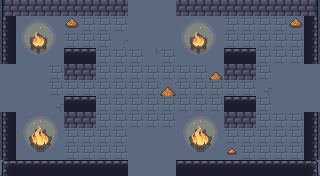

Below is a game level as drawn by its tile map, then a one-line description and the .tmx file that defines it, in full:
An orthogonal 20x11 tile map with 16x16 px tiles, 6 tile layers (ground, dressing, decor, walls, ...), 5 tilesets and 10 objects (5x ENTRY, 4x PROP, EXIT).

<map version="1.10" tiledversion="1.10.2" orientation="orthogonal" renderorder="right-down" width="20" height="11" tilewidth="16" tileheight="16" infinite="0" nextlayerid="8" nextobjectid="11">
 <tileset firstgid="1" name="wall" tilewidth="16" tileheight="16" tilecount="493" columns="17">
  <image source="../../../gfx/tiles/cove/walls_floor.png" width="272" height="464" />
 </tileset>
 <tileset firstgid="494" name="cracks" tilewidth="16" tileheight="16" tilecount="120" columns="8">
  <image source="../../../gfx/tiles/cove/cracks_floor.png" width="128" height="240" />
 </tileset>
 <tileset firstgid="614" name="wallcracks" tilewidth="16" tileheight="16" tilecount="256" columns="8">
  <image source="../../../gfx/tiles/cove/cracks_walls.png" width="128" height="512" />
 </tileset>
 <tileset firstgid="870" name="objects" tilewidth="16" tileheight="16" tilecount="216" columns="24">
  <image source="../../../gfx/tiles/cove/objects.png" width="384" height="144" />
 </tileset>
 <tileset firstgid="1086" name="fire" tilewidth="16" tileheight="16" tilecount="198" columns="11">
  <image source="../../../gfx/tiles/cove/fire.png" width="176" height="288" />
  <tile id="0">
   <animation>
    <frame tileid="0" duration="150" />
    <frame tileid="33" duration="150" />
    <frame tileid="66" duration="150" />
    <frame tileid="99" duration="150" />
    <frame tileid="132" duration="150" />
    <frame tileid="165" duration="150" />
   </animation>
  </tile>
  <tile id="1">
   <animation>
    <frame tileid="1" duration="150" />
    <frame tileid="34" duration="150" />
    <frame tileid="67" duration="150" />
    <frame tileid="100" duration="150" />
    <frame tileid="133" duration="150" />
    <frame tileid="166" duration="150" />
   </animation>
  </tile>
  <tile id="2">
   <animation>
    <frame tileid="2" duration="150" />
    <frame tileid="35" duration="150" />
    <frame tileid="68" duration="150" />
    <frame tileid="101" duration="150" />
    <frame tileid="134" duration="150" />
    <frame tileid="167" duration="150" />
   </animation>
  </tile>
  <tile id="3">
   <animation>
    <frame tileid="3" duration="150" />
    <frame tileid="36" duration="150" />
    <frame tileid="69" duration="150" />
    <frame tileid="102" duration="150" />
    <frame tileid="135" duration="150" />
    <frame tileid="168" duration="150" />
   </animation>
  </tile>
  <tile id="4">
   <animation>
    <frame tileid="4" duration="150" />
    <frame tileid="37" duration="150" />
    <frame tileid="70" duration="150" />
    <frame tileid="103" duration="150" />
    <frame tileid="136" duration="150" />
    <frame tileid="169" duration="150" />
   </animation>
  </tile>
  <tile id="5">
   <animation>
    <frame tileid="5" duration="150" />
    <frame tileid="38" duration="150" />
    <frame tileid="71" duration="150" />
    <frame tileid="104" duration="150" />
    <frame tileid="137" duration="150" />
    <frame tileid="170" duration="150" />
   </animation>
  </tile>
  <tile id="6">
   <animation>
    <frame tileid="6" duration="150" />
    <frame tileid="39" duration="150" />
    <frame tileid="72" duration="150" />
    <frame tileid="105" duration="150" />
    <frame tileid="138" duration="150" />
    <frame tileid="171" duration="150" />
   </animation>
  </tile>
  <tile id="7">
   <animation>
    <frame tileid="7" duration="150" />
    <frame tileid="40" duration="150" />
    <frame tileid="73" duration="150" />
    <frame tileid="106" duration="150" />
    <frame tileid="139" duration="150" />
    <frame tileid="172" duration="150" />
   </animation>
  </tile>
  <tile id="8">
   <animation>
    <frame tileid="8" duration="150" />
    <frame tileid="41" duration="150" />
    <frame tileid="74" duration="150" />
    <frame tileid="107" duration="150" />
    <frame tileid="140" duration="150" />
    <frame tileid="173" duration="150" />
   </animation>
  </tile>
  <tile id="9">
   <animation>
    <frame tileid="9" duration="150" />
    <frame tileid="42" duration="150" />
    <frame tileid="75" duration="150" />
    <frame tileid="108" duration="150" />
    <frame tileid="141" duration="150" />
    <frame tileid="174" duration="150" />
   </animation>
  </tile>
  <tile id="10">
   <animation>
    <frame tileid="10" duration="150" />
    <frame tileid="43" duration="150" />
    <frame tileid="76" duration="150" />
    <frame tileid="109" duration="150" />
    <frame tileid="142" duration="150" />
    <frame tileid="175" duration="150" />
   </animation>
  </tile>
  <tile id="11">
   <animation>
    <frame tileid="11" duration="150" />
    <frame tileid="44" duration="150" />
    <frame tileid="77" duration="150" />
    <frame tileid="110" duration="150" />
    <frame tileid="143" duration="150" />
    <frame tileid="176" duration="150" />
   </animation>
  </tile>
  <tile id="12">
   <animation>
    <frame tileid="12" duration="150" />
    <frame tileid="45" duration="150" />
    <frame tileid="78" duration="150" />
    <frame tileid="111" duration="150" />
    <frame tileid="144" duration="150" />
    <frame tileid="177" duration="150" />
   </animation>
  </tile>
  <tile id="13">
   <animation>
    <frame tileid="13" duration="150" />
    <frame tileid="46" duration="150" />
    <frame tileid="79" duration="150" />
    <frame tileid="112" duration="150" />
    <frame tileid="145" duration="150" />
    <frame tileid="178" duration="150" />
   </animation>
  </tile>
  <tile id="14">
   <animation>
    <frame tileid="14" duration="150" />
    <frame tileid="47" duration="150" />
    <frame tileid="80" duration="150" />
    <frame tileid="113" duration="150" />
    <frame tileid="146" duration="150" />
    <frame tileid="179" duration="150" />
   </animation>
  </tile>
  <tile id="15">
   <animation>
    <frame tileid="15" duration="150" />
    <frame tileid="48" duration="150" />
    <frame tileid="81" duration="150" />
    <frame tileid="114" duration="150" />
    <frame tileid="147" duration="150" />
    <frame tileid="180" duration="150" />
   </animation>
  </tile>
  <tile id="16">
   <animation>
    <frame tileid="16" duration="150" />
    <frame tileid="49" duration="150" />
    <frame tileid="82" duration="150" />
    <frame tileid="115" duration="150" />
    <frame tileid="148" duration="150" />
    <frame tileid="181" duration="150" />
   </animation>
  </tile>
  <tile id="17">
   <animation>
    <frame tileid="17" duration="150" />
    <frame tileid="50" duration="150" />
    <frame tileid="83" duration="150" />
    <frame tileid="116" duration="150" />
    <frame tileid="149" duration="150" />
    <frame tileid="182" duration="150" />
   </animation>
  </tile>
  <tile id="18">
   <animation>
    <frame tileid="18" duration="150" />
    <frame tileid="51" duration="150" />
    <frame tileid="84" duration="150" />
    <frame tileid="117" duration="150" />
    <frame tileid="150" duration="150" />
    <frame tileid="183" duration="150" />
   </animation>
  </tile>
  <tile id="19">
   <animation>
    <frame tileid="19" duration="150" />
    <frame tileid="52" duration="150" />
    <frame tileid="85" duration="150" />
    <frame tileid="118" duration="150" />
    <frame tileid="151" duration="150" />
    <frame tileid="184" duration="150" />
   </animation>
  </tile>
  <tile id="20">
   <animation>
    <frame tileid="20" duration="150" />
    <frame tileid="53" duration="150" />
    <frame tileid="86" duration="150" />
    <frame tileid="119" duration="150" />
    <frame tileid="152" duration="150" />
    <frame tileid="185" duration="150" />
   </animation>
  </tile>
  <tile id="21">
   <animation>
    <frame tileid="21" duration="150" />
    <frame tileid="54" duration="150" />
    <frame tileid="87" duration="150" />
    <frame tileid="120" duration="150" />
    <frame tileid="153" duration="150" />
    <frame tileid="186" duration="150" />
   </animation>
  </tile>
  <tile id="22">
   <animation>
    <frame tileid="22" duration="150" />
    <frame tileid="55" duration="150" />
    <frame tileid="88" duration="150" />
    <frame tileid="121" duration="150" />
    <frame tileid="154" duration="150" />
    <frame tileid="187" duration="150" />
   </animation>
  </tile>
  <tile id="23">
   <animation>
    <frame tileid="23" duration="150" />
    <frame tileid="56" duration="150" />
    <frame tileid="89" duration="150" />
    <frame tileid="122" duration="150" />
    <frame tileid="155" duration="150" />
    <frame tileid="188" duration="150" />
   </animation>
  </tile>
  <tile id="24">
   <animation>
    <frame tileid="24" duration="150" />
    <frame tileid="57" duration="150" />
    <frame tileid="90" duration="150" />
    <frame tileid="123" duration="150" />
    <frame tileid="156" duration="150" />
    <frame tileid="189" duration="150" />
   </animation>
  </tile>
  <tile id="25">
   <animation>
    <frame tileid="25" duration="150" />
    <frame tileid="58" duration="150" />
    <frame tileid="91" duration="150" />
    <frame tileid="124" duration="150" />
    <frame tileid="157" duration="150" />
    <frame tileid="190" duration="150" />
   </animation>
  </tile>
  <tile id="26">
   <animation>
    <frame tileid="26" duration="150" />
    <frame tileid="59" duration="150" />
    <frame tileid="92" duration="150" />
    <frame tileid="125" duration="150" />
    <frame tileid="158" duration="150" />
    <frame tileid="191" duration="150" />
   </animation>
  </tile>
  <tile id="27">
   <animation>
    <frame tileid="27" duration="150" />
    <frame tileid="60" duration="150" />
    <frame tileid="93" duration="150" />
    <frame tileid="126" duration="150" />
    <frame tileid="159" duration="150" />
    <frame tileid="192" duration="150" />
   </animation>
  </tile>
  <tile id="28">
   <animation>
    <frame tileid="28" duration="150" />
    <frame tileid="61" duration="150" />
    <frame tileid="94" duration="150" />
    <frame tileid="127" duration="150" />
    <frame tileid="160" duration="150" />
    <frame tileid="193" duration="150" />
   </animation>
  </tile>
  <tile id="29">
   <animation>
    <frame tileid="29" duration="150" />
    <frame tileid="62" duration="150" />
    <frame tileid="95" duration="150" />
    <frame tileid="128" duration="150" />
    <frame tileid="161" duration="150" />
    <frame tileid="194" duration="150" />
   </animation>
  </tile>
  <tile id="30">
   <animation>
    <frame tileid="30" duration="150" />
    <frame tileid="63" duration="150" />
    <frame tileid="96" duration="150" />
    <frame tileid="129" duration="150" />
    <frame tileid="162" duration="150" />
    <frame tileid="195" duration="150" />
   </animation>
  </tile>
  <tile id="31">
   <animation>
    <frame tileid="31" duration="150" />
    <frame tileid="64" duration="150" />
    <frame tileid="97" duration="150" />
    <frame tileid="130" duration="150" />
    <frame tileid="163" duration="150" />
    <frame tileid="196" duration="150" />
   </animation>
  </tile>
  <tile id="32">
   <animation>
    <frame tileid="32" duration="150" />
    <frame tileid="65" duration="150" />
    <frame tileid="98" duration="150" />
    <frame tileid="131" duration="150" />
    <frame tileid="164" duration="150" />
    <frame tileid="197" duration="150" />
   </animation>
  </tile>
 </tileset>
 <layer id="1" name="ground" width="20" height="11">
  <data encoding="csv">
251,251,251,251,251,251,251,251,251,251,251,251,251,251,251,251,251,251,251,251,
251,251,251,251,251,251,251,251,251,251,251,251,251,251,251,251,251,251,251,251,
251,251,251,251,251,251,251,251,251,251,251,251,251,251,251,251,251,251,251,251,
251,251,251,251,251,251,251,251,251,251,251,251,251,251,251,251,251,251,251,251,
251,251,251,251,251,251,251,251,251,251,251,251,251,251,251,251,251,251,251,251,
251,251,251,251,251,251,251,251,251,251,251,251,251,251,251,251,251,251,251,251,
251,251,251,251,251,251,251,251,251,251,251,251,251,251,251,251,251,251,251,251,
251,251,251,251,251,251,251,251,251,251,251,251,251,251,251,251,251,251,251,251,
251,251,251,251,251,251,251,251,251,251,251,251,251,251,251,251,251,251,251,251,
251,251,251,251,251,251,251,251,251,251,251,251,251,251,251,251,251,251,251,251,
251,251,251,251,251,251,251,251,251,251,251,251,251,251,251,251,251,251,251,251
</data>
 </layer>
 <layer id="2" name="dressing" width="20" height="11">
  <data encoding="csv">
0,0,0,0,0,0,653,0,0,0,0,0,0,615,656,644,0,619,0,0,
0,1094,1095,1096,1051,232,232,232,0,0,0,1094,1095,1096,232,232,232,232,1051,0,
0,1105,0,1107,232,232,232,596,0,0,0,1105,0,1107,232,232,232,232,232,0,
0,1116,1117,1118,0,0,232,232,232,602,232,1116,1117,1118,0,0,232,232,232,0,
0,0,0,232,0,0,232,232,232,232,232,232,232,910,0,0,232,0,0,0,
0,0,0,232,232,232,232,232,232,232,909,232,232,232,232,232,590,0,0,0,
0,0,0,590,0,0,232,232,232,232,232,232,232,232,0,0,232,0,0,0,
0,1091,1092,1093,0,0,232,232,232,232,232,1091,1092,1093,0,0,232,232,232,0,
0,1102,0,1104,232,232,232,232,0,0,0,1102,0,1104,232,232,232,232,232,0,
0,1113,1114,1115,232,232,232,232,0,0,0,1113,1114,1115,1052,232,232,232,232,0,
0,0,0,0,0,0,0,0,0,0,0,0,0,0,0,0,0,0,0,0
</data>
 </layer>
 <layer id="3" name="decor" width="20" height="11">
  <data encoding="csv">
0,0,0,0,0,0,0,0,0,0,0,0,0,0,0,0,0,0,0,0,
0,0,0,0,0,0,0,0,0,0,0,0,0,0,0,0,0,0,0,0,
0,0,0,0,0,0,0,0,0,0,0,0,0,0,0,0,0,0,0,0,
0,0,0,0,0,0,0,0,0,0,0,0,0,0,0,0,0,0,0,0,
0,0,0,0,0,0,0,0,0,0,0,0,0,0,0,0,0,0,0,0,
0,0,0,0,0,0,0,0,0,0,0,0,0,0,0,0,0,0,0,0,
0,0,0,0,0,0,0,0,0,0,0,0,0,0,0,0,0,0,0,0,
0,0,0,0,0,0,0,0,0,0,0,0,0,0,0,0,0,0,0,0,
0,0,0,0,0,0,0,0,0,0,0,0,0,0,0,0,0,0,0,0,
0,0,0,0,0,0,0,0,0,0,0,0,0,0,0,0,0,0,0,0,
0,0,0,0,0,0,0,0,0,0,0,0,0,0,0,0,0,0,0,0
</data>
 </layer>
 <layer id="4" name="walls" width="20" height="11">
  <data encoding="csv">
70,71,71,71,71,71,71,71,0,0,0,71,71,71,71,71,71,71,71,72,
36,0,0,0,0,0,0,0,0,0,0,0,0,0,0,0,0,0,0,38,
36,0,0,0,0,0,0,0,0,0,0,0,0,0,0,0,0,0,0,38,
36,0,0,0,0,0,0,0,0,0,0,0,0,0,0,0,0,0,0,38,
0,0,0,0,0,0,0,0,0,0,0,0,0,0,0,0,0,0,0,0,
0,0,0,0,0,0,0,0,0,0,0,0,0,0,0,0,0,0,0,0,
0,0,0,0,0,0,0,0,0,0,0,0,0,0,0,0,0,0,0,0,
36,0,0,0,0,0,0,0,0,0,0,0,0,0,0,0,0,0,0,38,
36,0,0,0,0,0,0,0,0,0,0,0,0,0,0,0,0,0,0,38,
36,0,0,0,0,0,0,0,0,0,0,0,0,0,0,0,0,0,0,38,
19,20,20,20,20,20,20,20,0,0,0,20,20,20,20,20,20,20,20,21
</data>
 </layer>
 <layer id="5" name="props" width="20" height="11">
  <data encoding="csv">
0,0,0,0,0,0,0,0,0,0,0,0,0,0,0,0,0,0,0,0,
0,0,0,0,0,0,0,0,0,0,0,0,0,0,0,0,0,0,0,0,
0,0,1106,0,0,0,0,0,0,0,0,0,1106,0,0,0,0,0,0,0,
0,0,0,0,20,20,0,0,0,0,0,0,0,0,20,20,0,0,0,0,
0,0,0,0,71,71,0,0,0,0,0,0,0,0,71,71,0,0,0,0,
0,0,0,0,0,0,0,0,0,0,0,0,0,0,0,0,0,0,0,0,
0,0,0,0,20,20,0,0,0,0,0,0,0,0,20,20,0,0,0,0,
0,0,0,0,71,71,0,0,0,0,0,0,0,0,71,71,0,0,0,0,
0,0,1103,0,0,0,0,0,0,0,0,0,1103,0,0,0,0,0,0,0,
0,0,0,0,0,0,0,0,0,0,0,0,0,0,0,0,0,0,0,0,
0,0,0,0,0,0,0,0,0,0,0,0,0,0,0,0,0,0,0,0
</data>
 </layer>
 <layer id="6" name="overhead" width="20" height="11">
  <data encoding="csv">
0,0,0,0,0,0,0,0,0,0,0,0,0,0,0,0,0,0,0,0,
0,0,0,0,0,0,0,0,0,0,0,0,0,0,0,0,0,0,0,0,
0,0,0,0,0,0,0,0,0,0,0,0,0,0,0,0,0,0,0,0,
0,0,0,0,0,0,0,0,0,0,0,0,0,0,0,0,0,0,0,0,
0,0,0,0,0,0,0,0,0,0,0,0,0,0,0,0,0,0,0,0,
0,0,0,0,0,0,0,0,0,0,0,0,0,0,0,0,0,0,0,0,
0,0,0,0,0,0,0,0,0,0,0,0,0,0,0,0,0,0,0,0,
0,0,0,0,0,0,0,0,0,0,0,0,0,0,0,0,0,0,0,0,
0,0,0,0,0,0,0,0,0,0,0,0,0,0,0,0,0,0,0,0,
0,0,0,0,0,0,0,0,0,0,0,0,0,0,0,0,0,0,0,0,
0,0,0,0,0,0,0,0,0,0,0,0,0,0,0,0,0,0,0,0
</data>
 </layer>
 <objectgroup id="7" name="spawns">
  <object id="1" name="UP" type="ENTRY" x="152" y="24" />
  <object id="2" name="DOWN" type="ENTRY" x="152" y="152" />
  <object id="3" name="LEFT" type="ENTRY" x="24" y="88" />
  <object id="4" name="RIGHT" type="ENTRY" x="296" y="88" />
  <object id="5" name="" type="ENTRY" x="168" y="88" />
  <object id="6" name="" type="EXIT" x="152" y="88" />
  <object id="7" name="torch" type="PROP" x="56" y="168" />
  <object id="8" name="torch" type="PROP" x="264" y="168" />
  <object id="9" name="torch" type="PROP" x="8" y="136" />
  <object id="10" name="torch" type="PROP" x="312" y="136" />
 </objectgroup>
</map>
